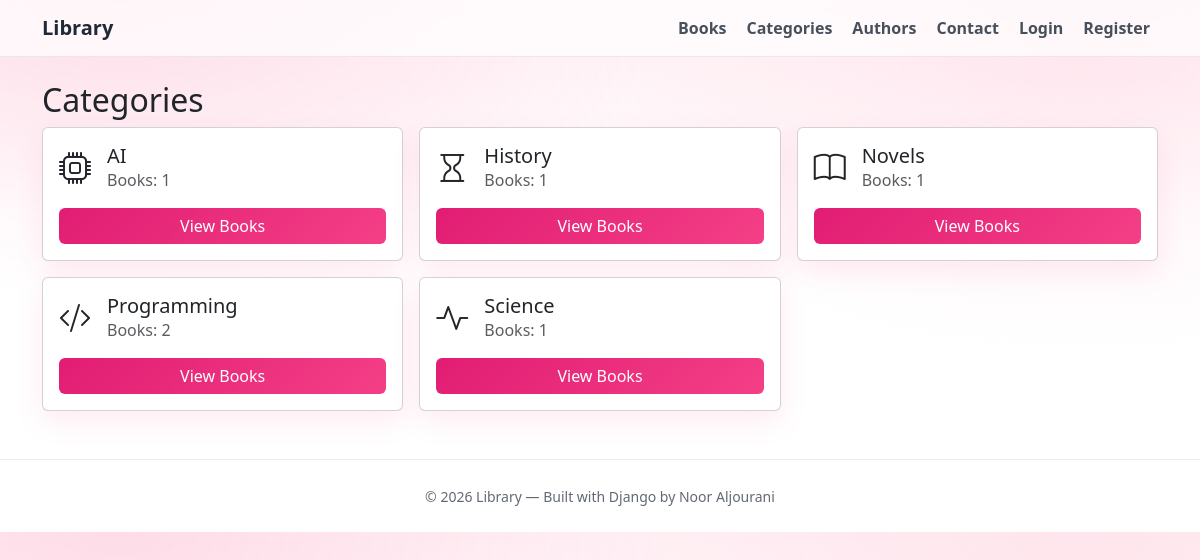
Page /categories/ on the committed database.
### libraryapp/models.py (models this page shows, shortened)
class ShelfCategory(models.Model):
    label = models.CharField("اسم التصنيف", max_length=120, unique=True)
    icon_name = models.CharField("الأيقونة", max_length=80, blank=True)
    class Meta:
        verbose_name = "تصنيف"
        verbose_name_plural = "التصنيفات"

### libraryapp/views.py (the view)
# urls.py: path('categories/', views.categories, name='categories'),
def categories(request):
    all_categories = ShelfCategory.objects.annotate(total=Count("books")).all()
    return render(request, "libraryapp/categories.html", {"categories": all_categories})

### templates/libraryapp/categories.html (shortened to what this page needs)
{% extends 'base.html' %}
{% block content %}
<h2>Categories</h2>
<div class="row g-3">
  {% for c in categories %}
    <div class="col-md-4">
      <div class="card p-3">
        <div class="d-flex align-items-center gap-3">
          <div>
            {% if c.icon_name %}
              <i class="{{ c.icon_name }} fs-2"></i>
            {% else %}
              <i class="bi bi-bookmarks fs-2"></i>
            {% endif %}
          </div>
          <div>
            <h5 class="mb-0">{{ c.label }}</h5>
            <div class="text-muted">Books: {{ c.total }}</div>
          </div>
        </div>
        <a class="btn btn-dark mt-3" href="{% url 'books' %}?c={{ c.id }}">View Books</a>
      </div>
    </div>
  {% endfor %}
</div>
{% endblock %}

### static/css/style.css (style rules this page uses)
:root { --pink-50:#fff1f5; --pink-100:#ffe4ec; --pink-200:#fecdd9; --pink-300:#fda4c0; --pink-400:#fb719f; --pink-500:#f43f86; --pink-600:#e11d73; --pink-700:#be185d; --ink:#1f2937; --muted:#6b7280; --border:rgba(17,24,39,.08); --shadow:0 10px 28px rgba(244,63,134,.10); --radius:18px; }
* { box-sizing:border-box; }
body { background: radial-gradient(900px 500px at 10% 0%, rgba(244,63,134,.12), transparent 60%), radial-gradient(900px 500px at 90% 10%, rgba(253,164,192,.18), transparent 60%), linear-gradient(180deg, var(--pink-50), #ffffff 40%); color:var(--ink); font-family: ui-sans-serif, system-ui, -apple-system, "Segoe UI", Roboto, Arial; }
a { color:var(--pink-700); text-decoration:none; }
.card { border: 1px solid var(--border); border-radius: var(--radius); box-shadow: var(--shadow); }
.btn { border-radius: 14px; font-weight: 700; }
.btn-dark { background: linear-gradient(135deg, var(--pink-600), var(--pink-500)) !important; border: none !important; }

### rows in the picture
ShelfCategory: label "AI", total "1"
ShelfCategory: label "History", total "1"
ShelfCategory: label "Novels", total "1"
ShelfCategory: label "Programming", total "2"
ShelfCategory: label "Science", total "1"
